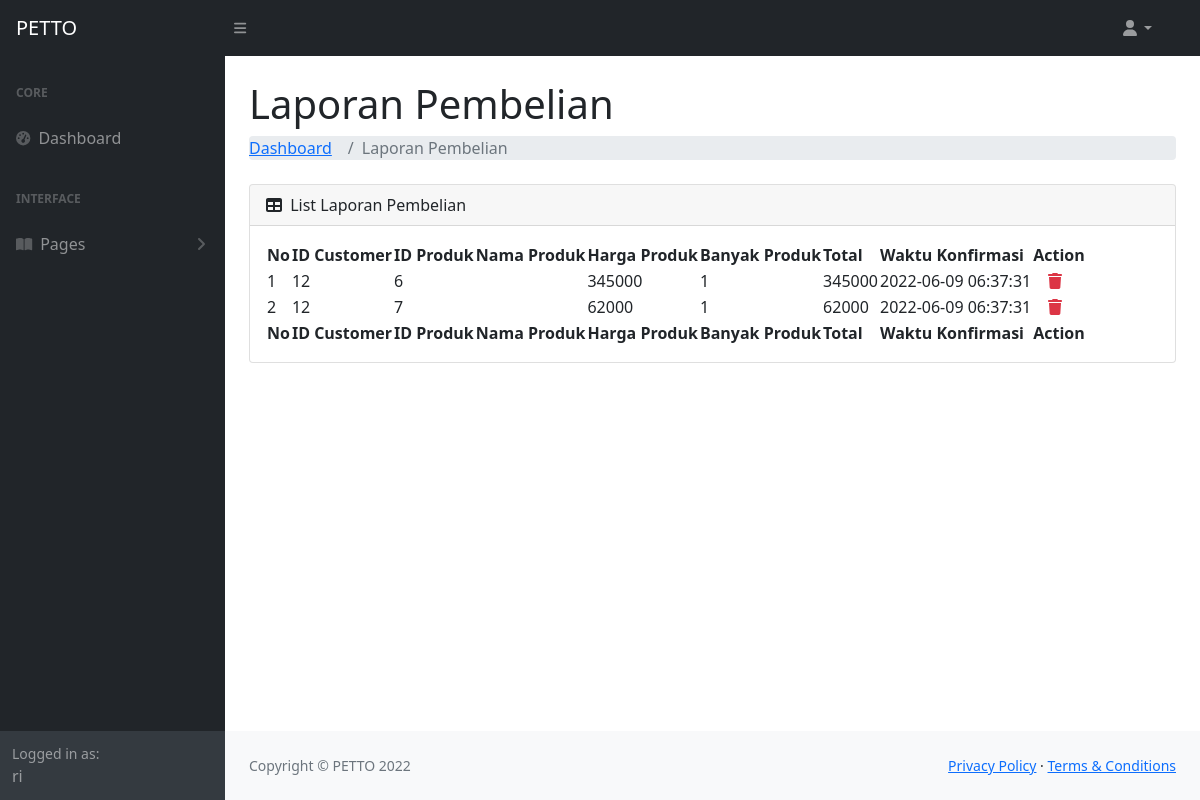
The app's page /laporan_pembelian.php (signed in) with its own data.
### tables this page shows
CREATE TABLE `laporan_pembelian` (
  `id` int(11) NOT NULL,
  `id_customers` int(11) NOT NULL,
  `id_produk` int(11) NOT NULL,
  `harga_produk` int(11) NOT NULL,
  `banyak_produk` int(11) NOT NULL,
  `total` int(11) NOT NULL,
  `waktu_konfirmasi` timestamp NOT NULL DEFAULT current_timestamp() ON UPDATE current_timestamp()
);

### laporan_pembelian.php (the view, shortened to what this page needs)
<?php
    include('function.php');
?>
<!DOCTYPE html>
<html lang="en">
    <head>
        <link href="https://cdn.jsdelivr.net/npm/simple-datatables@latest/dist/style.css" rel="stylesheet" />
        <link rel="stylesheet" href="https://cdn.jsdelivr.net/npm/bootstrap@4.0.0/dist/css/bootstrap.min.css">
        <link href="css/styles_admin.css" rel="stylesheet" />
    </head>
    <body class="sb-nav-fixed">
        <nav class="sb-topnav navbar navbar-expand navbar-dark bg-dark">
            <a class="navbar-brand ps-3" href="admin.php">PETTO</a>
            <button class="btn btn-link btn-sm order-1 order-lg-0 me-4 me-lg-0" id="sidebarToggle" href="#!"><i class="fas fa-bars"></i></button>
            <ul class="navbar-nav ms-auto ms-md-0 me-3 me-lg-4">
                <li class="nav-item dropdown">
                    <a class="nav-link dropdown-toggle" id="navbarDropdown" href="#" role="button" data-bs-toggle="dropdown" aria-expanded="false"><i class="fas fa-user fa-fw"></i></a>
                </li>
            </ul>
        </nav>
        <div id="layoutSidenav">
            <div id="layoutSidenav_nav">
                <nav class="sb-sidenav accordion sb-sidenav-dark" id="sidenavAccordion">
                    <div class="sb-sidenav-menu">
                        <div class="nav">
                            <div class="sb-sidenav-menu-heading">Core</div>
                            <a class="nav-link" href="admin.php">
                                <div class="sb-nav-link-icon"><i class="fas fa-tachometer-alt"></i></div>
                                Dashboard
                            </a>
                            <div class="sb-sidenav-menu-heading">Interface</div>
                            <a class="nav-link collapsed" href="#" data-bs-toggle="collapse" data-bs-target="#collapsePages" aria-expanded="false" aria-controls="collapsePages">
                                <div class="sb-nav-link-icon"><i class="fas fa-book-open"></i></div>
                                Pages
                                <div class="sb-sidenav-collapse-arrow"><i class="fas fa-angle-down"></i></div>
                            </a>
                        </div>
                    </div>
                    <div class="sb-sidenav-footer">
                        <div class="small">Logged in as:</div>
                        <?php echo $_SESSION['nama']; ?>
                    </div>
                </nav>
            </div>
            <div id="layoutSidenav_content">
                <main>
                    <div class="container-fluid px-4">
                        <h1 class="mt-4">Laporan Pembelian</h1>
                        <ol class="breadcrumb mb-4">
                            <li class="breadcrumb-item"><a href="admin.php">Dashboard</a></li>
                            <li class="breadcrumb-item active">Laporan Pembelian</li>
                        </ol>
                        <div class="card mb-4">
                            <div class="card-header">
                                <i class="fas fa-table me-1"></i>
                                List Laporan Pembelian
                            </div>
                            <div class="card-body">
                                <table id="datatablesSimple">
                                    <thead>
                                        <tr>
                                            <th>No</th>
                                            <th>ID Customer</th>
                                            <th>ID Produk</th>
                                            <th>Nama Produk</th>
                                            <th>Harga Produk</th>
                                            <th>Banyak Produk</th>
                                            <th>Total</th>
                                            <th>Waktu Konfirmasi</th>
                                            <th>Action</th>
                                        </tr>
                                    </thead>
                                    <tfoot>
                                        <tr>
                                            <th>No</th>
                                            <th>ID Customer</th>
                                            <th>ID Produk</th>
                                            <th>Nama Produk</th>
                                            <th>Harga Produk</th>
                                            <th>Banyak Produk</th>
                                            <th>Total</th>
                                            <th>Waktu Konfirmasi</th>
                                            <th>Action</th>
                                        </tr>
                                    </tfoot>
                                    <tbody>
                                        <?php
                                            $sql = "SELECT * FROM laporan_pembelian";
                                            $result = mysqli_query($conn, $sql);
                                            $i = 1;
                                            while($row = mysqli_fetch_array($result, MYSQLI_ASSOC)){
                                            echo "<tr>";
                                            echo "<td> $i </td>";
                                            echo "<td> {$row['id_customers']} </td>";
                                            echo "<td> {$row['id_produk']} </td>";
                                            echo "<td> {$row['nama_produk']} </td>";
                                            echo "<td> {$row['harga_produk']} </td>";
                                            echo "<td> {$row['banyak_produk']} </td>";
                                            echo "<td> {$row['total']} </td>";
                                            echo "<td> {$row['waktu_konfirmasi']} </td>";
                                            echo "<td class='text-center'> <a href='laporan_pembelian.php?id_cus_del={$row['id_customers']}&id_produk_del={$row['id_produk']}'><i class='fa-solid fa-trash text-danger mr-2'></i></a></td>";
                                            echo "</tr>";
                                            $i++;
                                            }
                                        ?>
                                    </tbody>
                                </table>
                            </div>
                        </div>
                    </div>
                </main>
                <footer class="py-4 bg-light mt-auto">
                    <div class="container-fluid px-4">
                        <div class="d-flex align-items-center justify-content-between small">
                            <div class="text-muted">Copyright &copy; PETTO 2022</div>
                            <div>
                                <a href="#">Privacy Policy</a>
                                &middot;
                                <a href="#">Terms &amp; Conditions</a>
                            </div>
                        </div>
                    </div>
                </footer>
            </div>
        </div>
    </body>
</html>

### records on screen
laporan_pembelian: id_customers "12", id_produk "6", harga_produk "345000", banyak_produk "1", total "345000", waktu_konfirmasi "2022-06-09 06:37:31"
laporan_pembelian: id_customers "12", id_produk "7", harga_produk "62000", banyak_produk "1", total "62000", waktu_konfirmasi "2022-06-09 06:37:31"

### other values on screen
$_SESSION['nama'] "ri"
